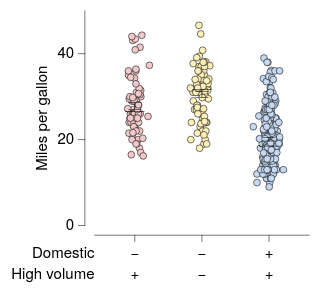

Write the Vega-Lite specification saved for this chart.
### Vega-Lite specification from a JSON file in a GitHub repository (floating-point values rounded to 4 significant figures; data arrays with more than 128 entries replaced by an {"elided": "..."} marker saying what was removed)
{"background": null, "config": {"arc": {"fill": "#DBDBDB", "fillOpacity": 1.0, "innerRadius": 25.0, "padAngle": 0.03, "stroke": "black", "strokeOpacity": 1, "strokeWidth": 0.25}, "area": {"fill": "#DBDBDB", "fillOpacity": 1.0, "stroke": "black", "strokeOpacity": 1, "strokeWidth": 0.25}, "axis": {"domain": true, "domainCap": "round", "domainColor": "black", "domainWidth": 0.25, "grid": false, "gridCap": "round", "gridColor": "#F1F1F1", "gridDash": [0, 0], "gridOpacity": 1.0, "gridWidth": 0.25, "labelColor": "black", "labelFont": "Helvetica Neue", "labelFontSize": 7, "labelFontStyle": "normal", "labelFontWeight": 400, "offset": 4.5, "ticks": true, "tickCap": "round", "tickColor": "black", "tickRound": false, "tickSize": 3, "tickWidth": 0.25, "titleColor": "black", "titleFont": "Helvetica Neue", "titleFontSize": 7, "titleFontStyle": "normal", "titleFontWeight": 400}, "axisX": {"domain": true, "labelAlign": "center", "labelAngle": 0, "labels": true, "ticks": true, "translate": 0}, "axisY": {"domain": true, "labelAlign": "right", "labelAngle": 0, "labels": true, "ticks": true, "translate": 0}, "axisRight": {"domain": true, "labelAlign": "left", "labelAngle": 0, "labels": true, "ticks": true, "translate": 0}, "axisTop": {"domain": true, "labelAlign": "center", "labelAngle": 0, "labels": true, "ticks": true, "translate": 0}, "axisBand": {"tickOffset": 0}, "bar": {"fill": "#DBDBDB", "fillOpacity": 1.0, "stroke": "black", "strokeOpacity": 1, "strokeWidth": 0.25}, "boxplot": {"size": 9.0, "ticks": {"cornerRadius": 0.25, "fill": "black", "size": 4.5, "thickness": 0.25}, "box": {"fillOpacity": 1.0, "stroke": "black", "strokeOpacity": 1, "strokeWidth": 0.25}, "median": {"fill": "black", "fillOpacity": 1.0, "size": 9.0, "thickness": 0.25}, "rule": {"fill": "black", "fillOpacity": 1.0, "size": 10.0, "stroke": "black", "strokeDash": [0, 0], "strokeOpacity": 1, "strokeWidth": 0.25}, "outliers": {"color": "black", "fill": "black", "fillOpacity": 1.0, "size": 0, "stroke": "black", "strokeOpacity": 1, "strokeWidth": 0.25}}, "circle": {"fill": "black", "fillOpacity": 1.0, "size": 0.5, "stroke": null, "strokeOpacity": 1, "strokeWidth": 0.25}, "errorband": {"band": {"fillOpacity": 0.6, "stroke": null, "strokeWidth": 0.25, "strokeOpacity": 1}, "borders": {"opacity": 0, "strokeOpacity": 0.25, "strokeWidth": 1}}, "errorbar": {"opacity": 1, "rule": {"strokeDash": [0, 0], "strokeWidth": 0.25}, "ticks": {"color": "black", "cornerRadius": 0.125, "opacity": 1, "size": 6.0, "thickness": 0.25}, "thickness": 0.25}, "font": "Helvetica Neue", "geoshape": {"fill": "#DBDBDB", "fillOpacity": 1.0, "stroke": "black", "strokeOpacity": 1, "strokeWidth": 0.25}, "header": {"labelColor": "black", "labelFont": "Helvetica Neue", "labelFontSize": 7, "labelFontStyle": "normal", "labelFontWeight": 400, "titleColor": "black", "titleFont": "Helvetica Neue", "titleFontSize": 7, "titleFontStyle": "normal", "titleFontWeight": 400, "titlePadding": 0}, "legend": {"disable": false, "offset": 4.5, "gradientLength": 50.0, "gradientThickness": 5.0, "gradientOpacity": 1.0, "gradientStrokeColor": "black", "gradientStrokeWidth": 0.25, "labelColor": "black", "labelFont": "Helvetica Neue", "labelFontSize": 7, "labelFontStyle": "normal", "labelFontWeight": 400, "strokeColor": "black", "strokeWidth": 0, "symbolSize": 42, "symbolStrokeColor": "black", "symbolStrokeWidth": 0.25, "titleColor": "black", "titleFont": "Helvetica Neue", "titleFontSize": 7, "titleFontStyle": "normal", "titleFontWeight": 400}, "line": {"color": "black", "stroke": "black", "strokeCap": "round", "strokeDash": [0, 0], "strokeOpacity": 1, "strokeWidth": 0.375}, "point": {"filled": true, "fill": "#DBDBDB", "fillOpacity": 1.0, "size": 5.0, "stroke": "black", "strokeOpacity": 1, "strokeWidth": 0.25}, "range": {"category": ["#C6D9F1", "#F1C9CB", "#FEF0B9", "#CEE37A", "#7AA8E0", "#E589A3", "#FDDD5D", "#68B961", "#4177B1", "#C35082", "#E5C227", "#438156"], "diverging": {"scheme": ["#C35082", "#CE6D94", "#D989A7", "#E2A4BA", "#EABFCE", "#F1DBE2", "#F6F6F6", "#D7E0EB", "#B9CBE0", "#9BB6D5", "#7DA1C9", "#5F8CBD", "#4177B1"]}, "heatmap": {"scheme": ["#DFE9F7", "#C6D9F1", "#ADC8EC", "#94B8E6", "#7AA8E0", "#6097DA", "#4D87CA", "#4177B1", "#386898", "#2F597F", "#264A69", "#1D3A58"]}, "ordinal": {"scheme": ["#F1F1F1", "#DBDBDB", "#C6C6C6", "#B2B2B2", "#9D9D9D", "#898989", "#767676", "#636363", "#515151", "#404040", "#2F2F2F", "#1F1F1F"]}, "ramp": {"scheme": ["#DFE9F7", "#C6D9F1", "#ADC8EC", "#94B8E6", "#7AA8E0", "#6097DA", "#4D87CA", "#4177B1", "#386898", "#2F597F", "#264A69", "#1D3A58"]}}, "rule": {"color": "black", "stroke": "black", "strokeCap": "round", "strokeDash": [2, 2], "strokeOpacity": 1, "strokeWidth": 0.25}, "scale": {"bandPaddingInner": 0.1, "bandPaddingOuter": 0.1, "round": false}, "rect": {"fill": "#DBDBDB", "fillOpacity": 1.0, "stroke": "black", "strokeOpacity": 1, "strokeWidth": 0.25}, "square": {"fill": "#DBDBDB", "fillOpacity": 1.0, "size": 10.0, "stroke": "black", "strokeOpacity": 1, "strokeWidth": 0.25}, "text": {"color": "black", "font": "Helvetica Neue", "fontSize": 7, "fontStyle": "normal", "fontWeight": 400}, "title": {"anchor": "middle", "frame": "group", "color": "black", "font": "Helvetica Neue", "fontSize": 7, "fontStyle": "normal", "fontWeight": 400, "subtitleColor": "black", "subtitleFont": "Helvetica Neue", "subtitleFontSize": "Helvetica Neue", "subtitleFontStyle": "normal", "subtitleFontWeight": 400}, "view": {"continuousWidth": 100, "continuousHeight": 100, "discreteWidth": 100, "discreteHeight": 100, "fill": null, "stroke": null, "strokeWidth": 0.25}}, "vconcat": [{"layer": [{"data": {"name": "data-5a85ede2053d4aec77293cfb476ae07b"}, "mark": {"type": "circle", "opacity": 1.0, "size": 10.0, "stroke": "black", "strokeOpacity": 1, "strokeWidth": 0.25}, "encoding": {"color": {"field": "Origin", "legend": null, "sort": ["USA", "Europe", "Japan"], "title": null, "type": "nominal"}, "x": {"axis": {"labels": false, "title": null}, "field": "Origin", "sort": ["USA", "Europe", "Japan"], "title": "Origin", "type": "nominal"}, "xOffset": {"field": "jitter_x", "scale": {"domain": [-7.33, 7.33], "range": [5.17, 19.83]}, "type": "quantitative"}, "y": {"field": "Miles_per_Gallon", "title": "Miles per gallon", "type": "quantitative"}}}, {"data": {"name": "data-64e7897fd8423deef5c97d660b6d3367"}, "mark": {"type": "errorbar"}, "encoding": {"x": {"axis": {"labels": false, "title": null}, "field": "Origin", "sort": ["USA", "Europe", "Japan"], "title": "Origin", "type": "nominal"}, "y": {"field": "__mean", "title": "Miles per gallon", "type": "quantitative"}, "yError": {"field": "__error"}}}, {"data": {"name": "data-5a85ede2053d4aec77293cfb476ae07b"}, "mark": {"type": "boxplot", "box": {"fillOpacity": 0, "strokeOpacity": 0}, "outliers": {"opacity": 0}, "rule": {"strokeOpacity": 0}, "ticks": false}, "encoding": {"x": {"axis": {"labels": false, "title": null}, "field": "Origin", "sort": ["USA", "Europe", "Japan"], "title": "Origin", "type": "nominal"}, "y": {"field": "Miles_per_Gallon", "title": "Miles per gallon", "type": "quantitative"}}}]}, {"layer": [{"data": {"name": "data-55288b6e323762ec78afe05ee4b55819"}, "mark": {"type": "text", "align": "right", "baseline": "middle", "fontSize": 7}, "encoding": {"text": {"field": "__label", "type": "nominal"}, "x": {"value": 0}, "y": {"axis": {"domain": false, "grid": false, "labels": false, "ticks": false, "title": null}, "bandPosition": 0.5, "field": "__label", "scale": {"domain": ["Domestic", "High volume"]}, "sort": ["Domestic", "High volume"], "type": "nominal"}}}, {"data": {"name": "data-9157e9f73711b5ee45df891b622c3e5a"}, "mark": {"type": "text", "align": "center", "baseline": "middle", "fontSize": 7}, "encoding": {"text": {"field": "__value", "type": "nominal"}, "x": {"axis": {"domain": false, "grid": false, "labels": false, "ticks": false, "title": null}, "field": "__category", "sort": ["USA", "Europe", "Japan"], "type": "nominal"}, "y": {"axis": {"domain": false, "grid": false, "labels": false, "ticks": false, "title": null}, "bandPosition": 0.5, "field": "__label", "scale": {"domain": ["Domestic", "High volume"]}, "sort": ["Domestic", "High volume"], "type": "nominal"}}}], "height": 20, "view": {"fill": null, "stroke": null}, "width": 100}], "resolve": {"scale": {"x": "shared"}}, "spacing": 0, "$schema": "https://vega.github.io/schema/vega-lite/v6.4.1.json", "datasets": {"data-5a85ede2053d4aec77293cfb476ae07b": {"elided": "398 records"}, "data-64e7897fd8423deef5c97d660b6d3367": [{"Origin": "USA", "__mean": 20.08, "__error": 0.4058, "__dysonsphere__": 1}, {"Origin": "Japan", "__mean": 30.45, "__error": 0.6852, "__dysonsphere__": 1}, {"Origin": "Europe", "__mean": 27.89, "__error": 0.8037, "__dysonsphere__": 1}], "data-55288b6e323762ec78afe05ee4b55819": [{"__label": "Domestic", "__dysonsphere__": 1}, {"__label": "High volume", "__dysonsphere__": 1}], "data-9157e9f73711b5ee45df891b622c3e5a": [{"__label": "Domestic", "__category": "USA", "__value": "+", "__dysonsphere__": 1}, {"__label": "Domestic", "__category": "Europe", "__value": "−", "__dysonsphere__": 1}, {"__label": "Domestic", "__category": "Japan", "__value": "−", "__dysonsphere__": 1}, {"__label": "High volume", "__category": "USA", "__value": "+", "__dysonsphere__": 1}, {"__label": "High volume", "__category": "Europe", "__value": "+", "__dysonsphere__": 1}, {"__label": "High volume", "__category": "Japan", "__value": "−", "__dysonsphere__": 1}]}}
